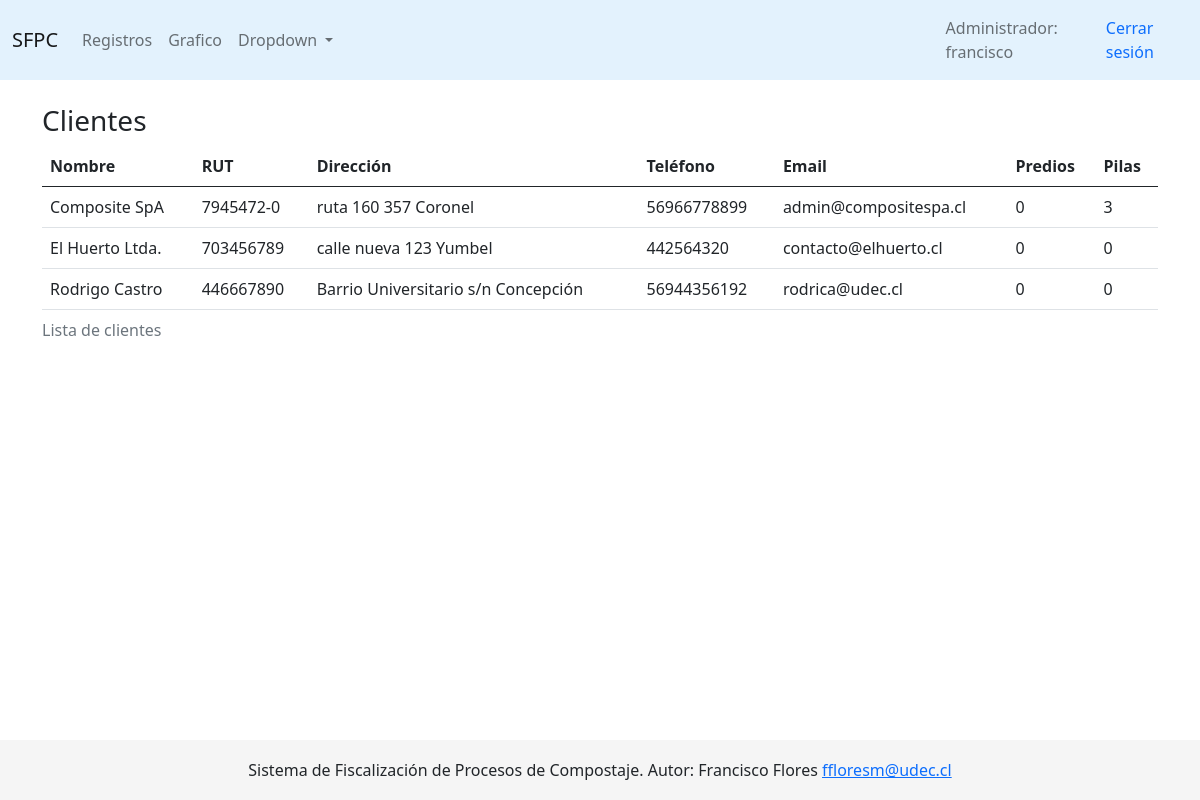
Before: /appremoto/ (signed in) with the older database file.
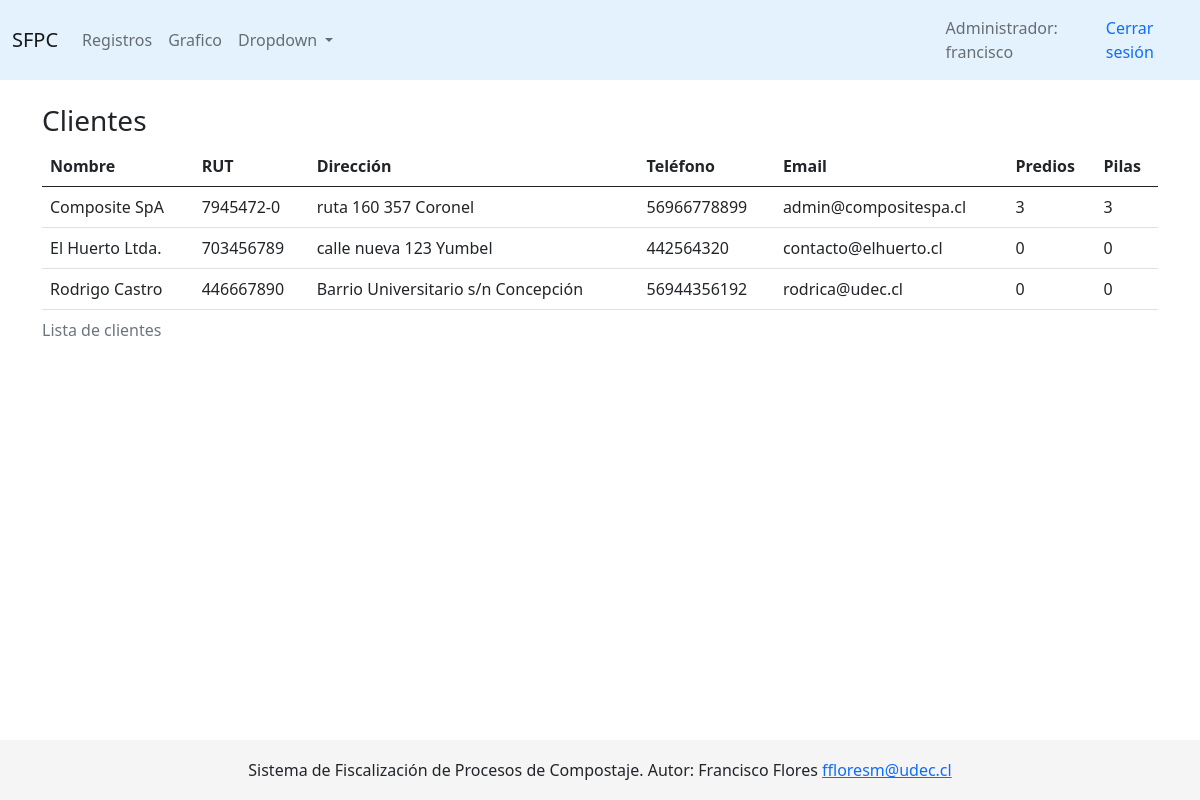
After: the same page with the newer database file.
### app/models.py (models this page shows, shortened)
class Cliente(models.Model):
    nombre = models.CharField(max_length=200, default="")
    rut = models.CharField(max_length=9)
    direccion = models.CharField(max_length=200, default="")
    email = models.EmailField(unique=True)
    telefono = models.CharField(max_length=15, default="")
    fecha_creacion = models.DateTimeField("fecha de creación", auto_now_add=True)
    class Meta:
        ordering = ('nombre', )

class Pila(models.Model):
    estado_choices = [
        ('mesófila', 'Fase I: mesófila'),
        ('termófila', 'Fase II: termófila'),
        ('enfriamiento', 'Fase III: enfriamiento'),
        ('maduración', 'Fase IV: maduración'),
    ]
    nombreID = models.CharField(max_length=10, default=None)
    fecha_creacion = models.DateTimeField("fecha de creación", auto_now_add=True)
    estado = models.CharField(max_length=50, choices=estado_choices)
    cliente = models.ForeignKey('Cliente', on_delete=models.DO_NOTHING, null=True)
    posicion = models.CharField(max_length=20, null=True) #solo para prubas
    foto = models.ImageField(upload_to='Fotos', null=True, blank=True) #folder Fotos
    predio = models.ForeignKey('Predio', on_delete=models.SET_NULL, null=True)
    class Meta:
        ordering = ('cliente', )

class Predio(models.Model):
    nombre = models.CharField(max_length=100)
    cliente = models.ForeignKey('Cliente', on_delete=models.DO_NOTHING, null=True)

### appremoto/views.py (the view)
# urls.py: path('', clienteIndex, name='clienteIndex'),
@login_required
@user_passes_test(es_fiscal)
def clienteIndex(request):
    clientes = Cliente.objects.all()
    context = {
        'clientes': clientes,
    }
    return render(request, 'appremoto/fiscal_index.html', context)

### appremoto/templatetags/filter_group.py (called while the page is built)
@register.filter(name='has_group')
def has_group(user, group_name):
    return user.groups.filter(name=group_name).exists()

### appremoto/views.py (called while the page is built)
def es_fiscal(user):
    return user.groups.filter(name='Fiscalizador').exists()

### appremoto/templates/appremoto/fiscal_index.html (shortened to what this page needs)
{% extends 'base_generic.html' %}
{% block page_content %}
    <br>
    <h3>Clientes</h3>
    <table class="table table-hover">
     <caption>Lista de clientes</caption>
        <thead>
        <tr>
            <th scope="col">Nombre</th>
            <th scope="col">RUT</th>
            <th scope="col">Dirección</th>
            <th scope="col">Teléfono</th>
            <th scope="col">Email</th>
            <th scope="col">Predios</th>
            <th scope="col">Pilas</th>
        </tr>
        </thead>
        <tbody>
            {% for cliente in clientes %}
            <tr onclick="window.location='{% url 'appremoto:predios' cliente.id %}';">
                <td>{{ cliente.nombre }}</td>
                <td>{{ cliente.rut }}</td>
                <td>{{ cliente.direccion }}</td>
                <td>{{ cliente.telefono }}</td>
                <td>{{ cliente.email }}</td>
                <td>{{ cliente.predio_set.all|length }}</td>
                <td>{{ cliente.pila_set.all|length }}</td>
            </tr>
        {% endfor %}
        </tbody>
  </table>
{% endblock page_content %}

### templates/base_generic.html (shortened to what this page needs)
<!DOCTYPE html>
<html lang="es">
  <head>
    {% load static %}
    {% load filter_group %}
    <link rel="stylesheet" href="{% static '/css/bootstrap.min.css' %}" >
    <link rel="stylesheet" href="{% static '/css/styles.css' %}" >
  </head>
  <body>
    {% block navbar %}
      <nav class="navbar navbar-expand-lg navbar-light" style="background-color: #e3f2fd;">
        <div class="container">
          <a class="navbar-brand" href="{% url 'appremoto:clienteIndex' %}">SFPC</a>
          {% if user.is_authenticated %}
          <div class="collapse navbar-collapse" id="navbarNavAltMarkup">
            <ul class="navbar-nav mr-auto">
              <li class="nav-item">
                <a class="nav-link" href="/app/registros">Registros</a>
              </li>
              <li class="nav-item">
                <a class="nav-link" href="{% url 'app:all-charts' %}">Grafico</a>
              </li>
              <li class="nav-item dropdown">
                <a class="nav-link dropdown-toggle" href="#" id="navbarDropdown" role="button" data-bs-toggle="dropdown"  aria-expanded="false">
                  Dropdown
                </a>
              </li>
            </ul>
          </div>
          {%endif%}
        </div>
        {% if user.is_authenticated%}
          {% if user|has_group:'Administrador' %}
            <span class="navbar-text">Administrador: {{ user.get_username }}</span>
          {% elif user|has_group:'Cliente'%}
            <span class="navbar-text">Cliente: {{ user.get_username }}</span>
          {% elif user|has_group:'Fiscalizador'%}
            <span class="navbar-text">Fiscalizador: {{ user.get_username }}</span>
          {% endif %}
          <a class="nav-link" href="{% url 'logout'%}">Cerrar sesión</a>
        {% else %}
          <a class="nav-link" href="{% url 'login'%}">Iniciar sesión</a>
        {% endif %}
      </nav>
    {% endblock %}
    {% block content %}
      <div class="container">
        {% block page_content %}
        {% endblock %}
      </div>
    {% endblock %}
    <br>
    <footer class="footer">
        <p class="text-center">
            Sistema de Fiscalización de Procesos de Compostaje. Autor: Francisco Flores
            <a href="mailto:ffloresm@udec.cl">ffloresm@udec.cl</a>
        </p>
        </footer>
  </body>
</html>

### static/css/styles.css (style rules this page uses)
.footer { position: fixed; bottom: 0; width: 100%; height: 60px; line-height: 60px; background-color: #f5f5f5; }
td { cursor: pointer; }

Changed rows visible on the page:
changed through a linked row, Cliente "Composite SpA": predio_set.all|length "0" → "3"
